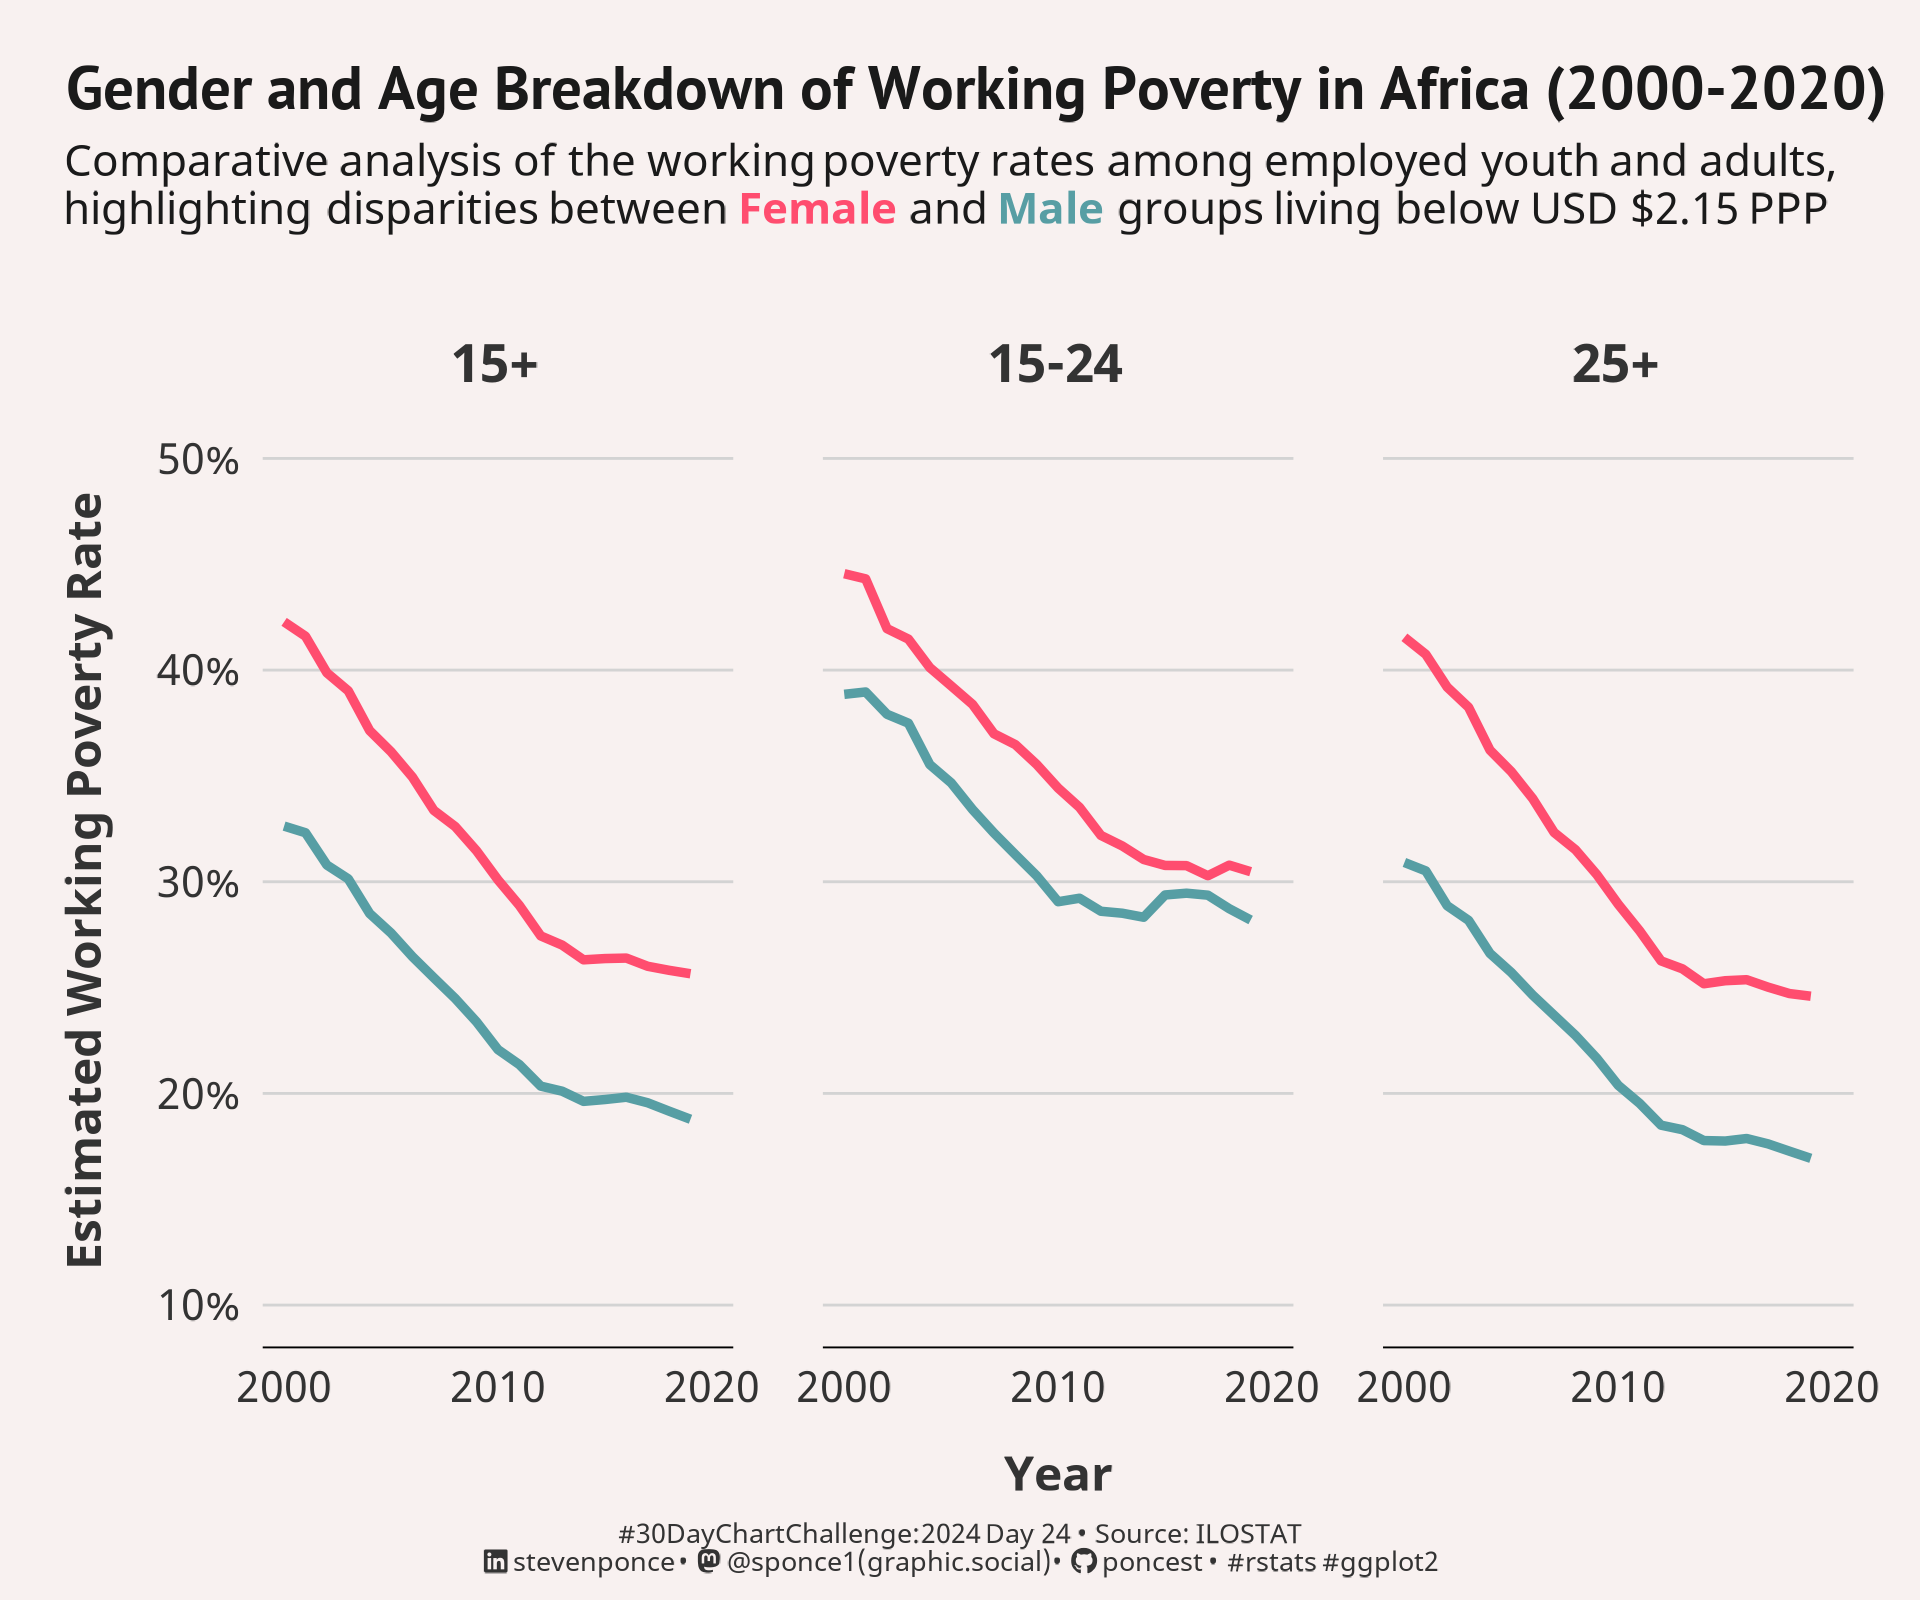

The R source for this figure:

## Challenge: #30DayChartChallenge 2024 day 24
## Topic:     Timeseries | ILO Region for Africa (data day)
## Author:    Steven Ponce
## Date:      2024-04-24 

## Data:      International Labour Organization 
##            Africa: Lower-middle income - Annual
## Link:      https://rshiny.ilo.org/dataexplorer5/?lang=en&id=X08_A

## Citation:
#' International Labour Organization. Africa: Lower-middle income - Annual
#' [ILOSTAT explorer. Africa: Lower-middle income - Annual (2014 - 2024)]. 
#' Accessed [2024-04-24].


## 1. LOAD PACKAGES & SETUP ---- 
pacman::p_load(
  tidyverse,   # Easily Install and Load the 'Tidyverse'
  ggtext,      # Improved Text Rendering Support for 'ggplot2'
  showtext,    # Using Fonts More Easily in R Graphs
  janitor,     # Simple Tools for Examining and Cleaning Dirty Data
  skimr,       # Compact and Flexible Summaries of Data
  scales,      # Scale Functions for Visualization
  lubridate,   # Make Dealing with Dates a Little Easier
  MetBrewer,   # Color Palettes Inspired by Works at the Metropolitan Museum of Art
  MoMAColors,  # Color Palettes Inspired by Artwork at the Museum of Modern Art in New York City
  glue         # Interpreted String Literals
  )

### |- figure size ---- 
camcorder::gg_record( 
  dir    = here::here("temp_plots"), 
  device = "png",
  width  = 6,
  height = 5,
  units  = "in",
  dpi    = 320)

### |- resolution ---- 
showtext_opts(dpi = 320, regular.wt = 300, bold.wt = 800)


## 2. READ IN THE DATA ----
poverty_rate_data <- read_csv(here::here("2024/data/X08_A-full-2024-04-21.csv")) |>
  filter(
    indicator.label == "SDG indicator 1.1.1 - Working poverty rate (percentage of employed living below US$2.15 PPP) (%)"
  ) |> 
  clean_names() |>
  glimpse()

poverty_rate_data |> count(classif1_label, sort = T)
poverty_rate_data |> count(sex_label, sort = T)
poverty_rate_data |> count(time, sort = T)


## 3. EXAMINING THE DATA ----
glimpse(poverty_rate_data)
skim(poverty_rate_data)
colnames(poverty_rate_data)


## 4. TIDYDATA ----

### |- tidy data ---
poverty_rate_tidy <- poverty_rate_data |>
  select(-classif2_label) |>
  mutate(sex_label = str_remove(sex_label, pattern = "Sex: "))


### |- plot data ---
plot_data <- poverty_rate_tidy |>
  rename(
    year = time,
    pct = obs_value
  ) |>
  filter(sex_label != "Total") |>
  mutate(
    pct = pct / 100,
    age_bin = str_remove_all(classif1_label, pattern = "Age \\(Youth, adults\\): "),
    age_bin = factor(age_bin, levels = c("15+", "15-24", "25+"))
  )
  

# 5. VISUALIZATION ----  
### |- plot aesthetics ---- 
bkg_col      <- colorspace::lighten('#DBD4D3', 0.7) 
title_col    <- "gray10"             
subtitle_col <- "gray10"     
caption_col  <- "gray20"   
text_col     <- "gray20"     
col_palette  <- moma.colors("Klein", type = "discrete", direction = 1)[c(1,2)]

### |-  titles and caption ----
# icons
tt <- str_glue("#30DayChartChallenge: { 2024 } Day { 24 } &bull; Source: ILOSTAT<br>") 
li <- str_glue("<span style='font-family:fa6-brands'>&#xf08c;</span>")  
gh <- str_glue("<span style='font-family:fa6-brands'>&#xf09b;</span>")
mn <- str_glue("<span style='font-family:fa6-brands'>&#xf4f6;</span>")

# text
female        <- str_glue("<span style='color:{ col_palette[1] }'>**Female**</span>")
male          <- str_glue("<span style='color:{ col_palette[2] }'>**Male**</span>")

title_text    <- str_glue("Gender and Age Breakdown of Working Poverty in Africa (2000-2020)") 

subtitle_text <- str_glue("Comparative analysis of the working poverty rates among employed youth and adults,<br>
                          highlighting disparities between { female } and { male } groups living below USD $2.15 PPP")

caption_text  <- str_glue("{tt} {li} stevenponce &bull; {mn} @sponce1(graphic.social) &bull; {gh} poncest &bull; #rstats #ggplot2")

### |-  fonts ----
font_add('fa6-brands', 'fonts/6.4.2/Font Awesome 6 Brands-Regular-400.otf')  
font_add_google("PT Sans", regular.wt = 400, family = "title")                 
font_add_google("Noto Sans", regular.wt = 400, family = "subtitle")  
font_add_google("Noto Sans", regular.wt = 400, family = "text")        
font_add_google("Noto Sans", regular.wt = 400,family = "caption")
showtext_auto(enable = TRUE)  

### |-  plot theme ----
theme_set(theme_minimal(base_size = 12, base_family = "text")) 

theme_update(
  plot.title.position   = "plot",
  plot.caption.position = "plot",
  legend.position       = "plot",
  plot.margin           = margin(t = 10, r = 15, b = 0, l = 15),               
  plot.background       = element_rect(fill = bkg_col, color = bkg_col),
  panel.background      = element_rect(fill = bkg_col, color = bkg_col),
  axis.title.x          = element_text(margin = margin(10, 0, 0, 0), size = rel(.9), color = text_col, family = "text", face = "bold"),
  axis.title.y          = element_text(margin = margin(0, 10, 0, 0), size = rel(.9), color = text_col, family = "text", face = "bold"),
  axis.text             = element_text(size = rel(.8), color = text_col, family = "text"),
  axis.line.x           = element_line(color = "black", linewidth = .2),
  panel.grid.major.y    = element_line(linetype = "solid", linewidth = 0.3, color = "#D3D3D3"),
  panel.grid.minor.y    = element_blank(),
  panel.grid.minor.x    = element_blank(),
  panel.grid.major.x    = element_blank(),
  strip.text            = element_textbox(size     = rel(1),
                                          face     = 'bold',
                                          color    = text_col,
                                          hjust    = 0.5,
                                          halign   = 0.5,
                                          fill     = "transparent"),
  panel.spacing         = unit(1.4, 'lines'),
 ) 

### |-  final plot ----  
plot_data |>
  ggplot(aes(x = year, y = pct, group = sex_label, color = sex_label)) +

  # Geoms
  geom_line(linewidth = 1) +

  # Scales
  scale_x_continuous(
    breaks = seq(2000, 2020, by = 10),
    limits = c(2000, 2020),
  ) +
  scale_y_continuous(
    breaks = seq(0, .5, by = .1),
    limits = c(.1, .50),
    label = percent_format()
  ) +
  coord_cartesian(clip = "off") +
  scale_color_manual(values = col_palette) +

  # Labs
  labs(
    x = "Year",
    y = "Estimated Working Poverty Rate",
    title    = title_text,
    subtitle = subtitle_text,
    caption  = caption_text
  )+

  # Facet
  facet_grid(~ age_bin) +  
  
  # Theme
  theme(  
    plot.title      = element_text(
      size          = rel(1.15),
      family        = "title",
      face          = "bold",
      color         = title_col,
      lineheight    = 1.1,
      margin        = margin(t = 5, b = 5)
    ),
    plot.subtitle   = element_markdown(
      size          = rel(.82), 
      family        = 'subtitle',
      color         = subtitle_col,
      lineheight    = 1.1, 
      margin        = margin(t = 0, b = 20)
    ),
    plot.caption    = element_markdown(
      size          = rel(.5),
      family        = "caption",
      color         = caption_col,
      lineheight    = 0.65,
      hjust         = 0.5,
      halign        = 0.5,
      margin        = margin(t = 5, b = 5)
    ),
  )


# 6. SESSION INFO ----  
sessioninfo::session_info(include_base = TRUE) 

# ─ Session info ─────────────────────────────────────────────────
# setting  value
# version  R version 4.3.3 (2024-02-29 ucrt)
# os       Windows 10 x64 (build 19045)
# system   x86_64, mingw32
# ui       RStudio
# language (EN)
# collate  English_United States.utf8
# ctype    English_United States.utf8
# tz       America/New_York
# date     2024-04-22
# rstudio  2023.12.1+402 Ocean Storm (desktop)
# pandoc   NA
# 
# ─ Packages ─────────────────────────────────────────────────────
# ! package     * version    date (UTC) lib source
# base        * 4.3.3      2024-02-29 [2] local
# P base64enc     0.1-3      2015-07-28 [?] CRAN (R 4.3.0)
# P bit           4.0.5      2022-11-15 [?] CRAN (R 4.3.0)
# P bit64         4.0.5      2020-08-30 [?] CRAN (R 4.3.0)
# P camcorder     0.1.0      2022-10-03 [?] CRAN (R 4.3.0)
# cli           3.6.2      2023-12-11 [1] CRAN (R 4.3.3)
# P colorspace    2.1-0      2023-01-23 [?] CRAN (R 4.3.0)
# P commonmark    1.9.0      2023-03-17 [?] CRAN (R 4.3.0)
# P compiler      4.3.3      2024-02-29 [?] local
# cowplot       1.1.3      2024-01-22 [1] CRAN (R 4.3.3)
# P crayon        1.5.2      2022-09-29 [?] CRAN (R 4.3.0)
# P curl          5.2.0      2023-12-08 [?] RSPM (R 4.3.0)
# P datasets    * 4.3.3      2024-02-29 [?] local
# P digest        0.6.33     2023-07-07 [?] CRAN (R 4.3.1)
# P dplyr       * 1.1.4      2023-11-17 [?] RSPM (R 4.3.0)
# P fansi         1.0.6      2023-12-08 [?] RSPM (R 4.3.0)
# P farver        2.1.1      2022-07-06 [?] CRAN (R 4.3.0)
# P fastmap       1.1.1      2023-02-24 [?] CRAN (R 4.3.0)
# P forcats     * 1.0.0      2023-01-29 [?] CRAN (R 4.3.0)
# P generics      0.1.3      2022-07-05 [?] CRAN (R 4.3.0)
# P ggplot2     * 3.5.0      2024-02-23 [?] CRAN (R 4.3.2)
# ggstream      0.1.0      2021-05-06 [1] CRAN (R 4.3.3)
# P ggtext      * 0.1.2      2022-09-16 [?] CRAN (R 4.3.0)
# P gifski        1.12.0-2   2023-08-12 [?] CRAN (R 4.3.1)
# P glue        * 1.7.0      2024-01-09 [?] CRAN (R 4.3.2)
# P graphics    * 4.3.3      2024-02-29 [?] local
# P grDevices   * 4.3.3      2024-02-29 [?] local
# P grid          4.3.3      2024-02-29 [?] local
# P gridtext      0.1.5      2022-09-16 [?] CRAN (R 4.3.0)
# P gtable        0.3.4      2023-08-21 [?] CRAN (R 4.3.1)
# P here          1.0.1      2020-12-13 [?] CRAN (R 4.3.0)
# P hms           1.1.3      2023-03-21 [?] CRAN (R 4.3.0)
# P htmltools     0.5.7      2023-11-03 [?] RSPM (R 4.3.0)
# P janitor     * 2.2.0      2023-02-02 [?] CRAN (R 4.3.0)
# P jsonlite      1.8.8      2023-12-04 [?] RSPM (R 4.3.0)
# P knitr         1.45       2023-10-30 [?] RSPM (R 4.3.0)
# P lifecycle     1.0.4      2023-11-07 [?] CRAN (R 4.3.2)
# P lubridate   * 1.9.3      2023-09-27 [?] RSPM (R 4.3.0)
# P magick        2.8.3      2024-02-18 [?] CRAN (R 4.3.3)
# P magrittr      2.0.3      2022-03-30 [?] CRAN (R 4.3.0)
# P markdown      1.12       2023-12-06 [?] CRAN (R 4.3.2)
# P MetBrewer   * 0.2.0      2022-03-21 [?] CRAN (R 4.3.1)
# P methods     * 4.3.3      2024-02-29 [?] local
# MoMAColors  * 0.0.0.9000 2024-03-31 [1] Github (BlakeRMills/MoMAColors@6f5d75d)
# P munsell       0.5.0      2018-06-12 [?] CRAN (R 4.3.0)
# P pacman        0.5.1      2019-03-11 [?] CRAN (R 4.3.0)
# P parallel      4.3.3      2024-02-29 [?] local
# P pillar        1.9.0      2023-03-22 [?] CRAN (R 4.3.0)
# P pkgconfig     2.0.3      2019-09-22 [?] CRAN (R 4.3.0)
# P purrr       * 1.0.2      2023-08-10 [?] CRAN (R 4.3.1)
# P R6            2.5.1      2021-08-19 [?] CRAN (R 4.3.0)
# P ragg          1.2.7      2023-12-11 [?] RSPM (R 4.3.0)
# Rcpp          1.0.12     2024-01-09 [1] CRAN (R 4.3.3)
# P readr       * 2.1.5      2024-01-10 [?] CRAN (R 4.3.2)
# renv          1.0.5      2024-02-29 [1] CRAN (R 4.3.3)
# P repr          1.1.6      2023-01-26 [?] CRAN (R 4.3.0)
# P rlang         1.1.3      2024-01-10 [?] CRAN (R 4.3.2)
# P rprojroot     2.0.4      2023-11-05 [?] RSPM (R 4.3.0)
# P rstudioapi    0.15.0     2023-07-07 [?] CRAN (R 4.3.1)
# P rsvg          2.6.0      2023-10-08 [?] RSPM (R 4.3.0)
# P scales      * 1.3.0      2023-11-28 [?] CRAN (R 4.3.2)
# P sessioninfo   1.2.2      2021-12-06 [?] CRAN (R 4.3.0)
# P showtext    * 0.9-7      2024-03-02 [?] CRAN (R 4.3.3)
# P showtextdb  * 3.0        2020-06-04 [?] CRAN (R 4.3.0)
# P skimr       * 2.1.5      2022-12-23 [?] CRAN (R 4.3.0)
# P snakecase     0.11.1     2023-08-27 [?] CRAN (R 4.3.1)
# P stats       * 4.3.3      2024-02-29 [?] local
# P stringi       1.8.3      2023-12-11 [?] RSPM (R 4.3.0)
# P stringr     * 1.5.1      2023-11-14 [?] RSPM (R 4.3.0)
# P svglite       2.1.1      2023-01-10 [?] CRAN (R 4.3.0)
# P sysfonts    * 0.8.9      2024-03-02 [?] CRAN (R 4.3.3)
# P systemfonts   1.0.5      2023-10-09 [?] RSPM (R 4.3.0)
# P textshaping   0.3.6      2021-10-13 [?] CRAN (R 4.3.0)
# P tibble      * 3.2.1      2023-03-20 [?] CRAN (R 4.3.0)
# P tidyr       * 1.3.1      2024-01-24 [?] CRAN (R 4.3.2)
# tidyselect    1.2.1      2024-03-11 [1] CRAN (R 4.3.3)
# P tidyverse   * 2.0.0      2023-02-22 [?] CRAN (R 4.3.0)
# P timechange    0.2.0      2023-01-11 [?] CRAN (R 4.3.0)
# P tools         4.3.3      2024-02-29 [?] local
# P tzdb          0.4.0      2023-05-12 [?] CRAN (R 4.3.0)
# P utf8          1.2.4      2023-10-22 [?] CRAN (R 4.3.2)
# P utils       * 4.3.3      2024-02-29 [?] local
# P vctrs         0.6.5      2023-12-01 [?] CRAN (R 4.3.2)
# P vroom         1.6.5      2023-12-05 [?] RSPM (R 4.3.0)
# P withr         3.0.0      2024-01-16 [?] CRAN (R 4.3.2)
# P xfun          0.41       2023-11-01 [?] CRAN (R 4.3.2)
# P xml2          1.3.6      2023-12-04 [?] RSPM (R 4.3.0)
# 
# [1] C:/Users/poncest/OneDrive - Bristol Myers Squibb/RStudio/_CHALLENGES/30DayChartChallenge/renv/library/R-4.3/x86_64-w64-mingw32
# [2] C:/Users/poncest/AppData/Local/R/cache/R/renv/sandbox/R-4.3/x86_64-w64-mingw32/07866f9d
# 
# P ── Loaded and on-disk path mismatch.
# 
# ────────────────────────────────────────────────────────────────
# > 
